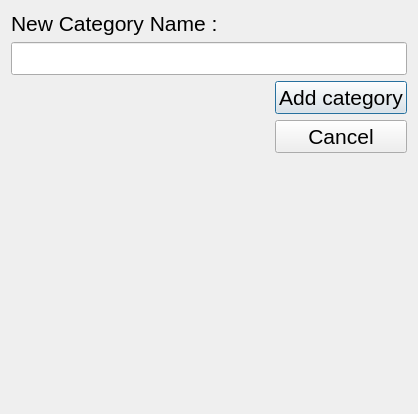
<?xml version="1.0" encoding="UTF-8"?>
<ui version="4.0">
 <class>AddCategory</class>
 <widget class="QDialog" name="AddCategory">
  <property name="geometry">
   <rect>
    <x>0</x>
    <y>0</y>
    <width>418</width>
    <height>414</height>
   </rect>
  </property>
  <property name="maximumSize">
   <size>
    <width>600</width>
    <height>800</height>
   </size>
  </property>
  <property name="font">
   <font>
    <pointsize>16</pointsize>
   </font>
  </property>
  <property name="windowTitle">
   <string>Adding New Category</string>
  </property>
  <layout class="QVBoxLayout" name="verticalLayout_3">
   <item>
    <layout class="QVBoxLayout" name="verticalLayout_2">
     <item>
      <widget class="QLabel" name="m_lNewName">
       <property name="sizePolicy">
        <sizepolicy hsizetype="Preferred" vsizetype="Fixed">
         <horstretch>0</horstretch>
         <verstretch>0</verstretch>
        </sizepolicy>
       </property>
       <property name="text">
        <string>New Category Name :</string>
       </property>
      </widget>
     </item>
     <item>
      <widget class="QLineEdit" name="m_leNewName">
       <property name="sizePolicy">
        <sizepolicy hsizetype="Expanding" vsizetype="Maximum">
         <horstretch>0</horstretch>
         <verstretch>0</verstretch>
        </sizepolicy>
       </property>
      </widget>
     </item>
    </layout>
   </item>
   <item>
    <layout class="QHBoxLayout" name="horizontalLayout">
     <item>
      <spacer name="horizontalSpacer">
       <property name="orientation">
        <enum>Qt::Horizontal</enum>
       </property>
       <property name="sizeHint" stdset="0">
        <size>
         <width>40</width>
         <height>20</height>
        </size>
       </property>
      </spacer>
     </item>
     <item>
      <layout class="QVBoxLayout" name="verticalLayout">
       <item>
        <widget class="QPushButton" name="m_pbAddCategory">
         <property name="sizePolicy">
          <sizepolicy hsizetype="Minimum" vsizetype="Maximum">
           <horstretch>0</horstretch>
           <verstretch>0</verstretch>
          </sizepolicy>
         </property>
         <property name="text">
          <string>Add category</string>
         </property>
        </widget>
       </item>
       <item>
        <widget class="QPushButton" name="pushButton">
         <property name="sizePolicy">
          <sizepolicy hsizetype="Minimum" vsizetype="Maximum">
           <horstretch>0</horstretch>
           <verstretch>0</verstretch>
          </sizepolicy>
         </property>
         <property name="text">
          <string>Cancel</string>
         </property>
        </widget>
       </item>
      </layout>
     </item>
    </layout>
   </item>
   <item>
    <spacer name="verticalSpacer">
     <property name="orientation">
      <enum>Qt::Vertical</enum>
     </property>
     <property name="sizeHint" stdset="0">
      <size>
       <width>20</width>
       <height>283</height>
      </size>
     </property>
    </spacer>
   </item>
  </layout>
 </widget>
 <layoutdefault spacing="6" margin="11"/>
 <resources/>
 <connections>
  <connection>
   <sender>m_pbAddCategory</sender>
   <signal>clicked()</signal>
   <receiver>AddCategory</receiver>
   <slot>accept()</slot>
   <hints>
    <hint type="sourcelabel">
     <x>406</x>
     <y>113</y>
    </hint>
    <hint type="destinationlabel">
     <x>128</x>
     <y>243</y>
    </hint>
   </hints>
  </connection>
  <connection>
   <sender>pushButton</sender>
   <signal>clicked()</signal>
   <receiver>AddCategory</receiver>
   <slot>reject()</slot>
   <hints>
    <hint type="sourcelabel">
     <x>406</x>
     <y>152</y>
    </hint>
    <hint type="destinationlabel">
     <x>152</x>
     <y>250</y>
    </hint>
   </hints>
  </connection>
 </connections>
</ui>
